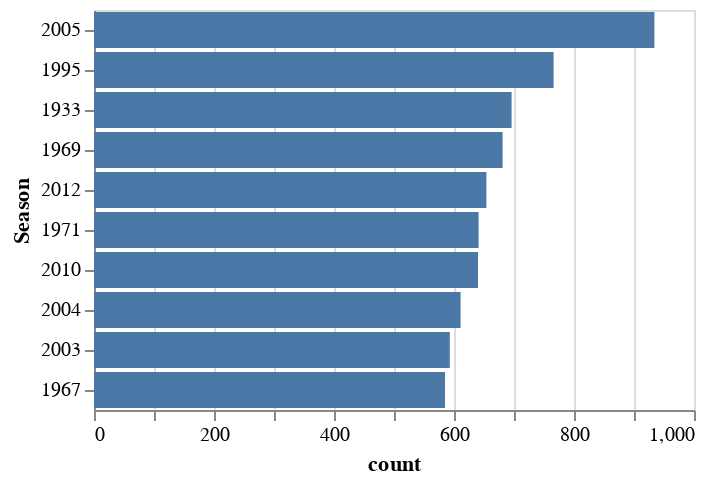

Source (notebook cell):
### Markdown cell above
## Top 10 sorted number of records per season

### Code cell
alt.Chart(tracts[['Season']]).mark_bar().encode(
    y=alt.Y('Season:O').sort('-x'),
    x='count:Q'
).transform_aggregate(
    count='count()',
    groupby=['Season']
).transform_window(
    rank='rank(count)',
    sort=[alt.SortField('count', order='descending')]
).transform_filter(
    datum.rank <= 10
)

### Figure 1 — Vega specification as saved in the notebook (floating-point values rounded to 4 significant figures)
{"$schema": "https://vega.github.io/schema/vega/v5.json", "data": [{"name": "source_0"}, {"name": "data_0", "values": [{"Season": "1933", "count": 696, "count_end": 696.0, "count_start": 0.0}, {"Season": "1967", "count": 585, "count_end": 585.0, "count_start": 0.0}, {"Season": "1969", "count": 681, "count_end": 681.0, "count_start": 0.0}, {"Season": "1971", "count": 641, "count_end": 641.0, "count_start": 0.0}, {"Season": "1995", "count": 766, "count_end": 766.0, "count_start": 0.0}, {"Season": "2003", "count": 593, "count_end": 593.0, "count_start": 0.0}, {"Season": "2004", "count": 611, "count_end": 611.0, "count_start": 0.0}, {"Season": "2005", "count": 934, "count_end": 934.0, "count_start": 0.0}, {"Season": "2010", "count": 640, "count_end": 640.0, "count_start": 0.0}, {"Season": "2012", "count": 654, "count_end": 654.0, "count_start": 0.0}]}, {"name": "source_0_y_domain_Season", "values": [{"Season": "1933", "sort_field": 696}, {"Season": "1967", "sort_field": 585}, {"Season": "1969", "sort_field": 681}, {"Season": "1971", "sort_field": 641}, {"Season": "1995", "sort_field": 766}, {"Season": "2003", "sort_field": 593}, {"Season": "2004", "sort_field": 611}, {"Season": "2005", "sort_field": 934}, {"Season": "2010", "sort_field": 640}, {"Season": "2012", "sort_field": 654}]}], "signals": [{"name": "y_step", "value": 20}, {"name": "height", "update": "bandspace(domain('y').length, 0.1, 0.05) * y_step"}], "marks": [{"type": "rect", "name": "marks", "from": {"data": "data_0"}, "encode": {"update": {"x": {"field": "count_end", "scale": "x"}, "description": {"signal": "\"count: \" + (format(datum[\"count\"], \"\")) + \"; Season: \" + (isValid(datum[\"Season\"]) ? datum[\"Season\"] : \"\"+datum[\"Season\"])"}, "fill": {"value": "#4c78a8"}, "ariaRoleDescription": {"value": "bar"}, "x2": {"field": "count_start", "scale": "x"}, "y": {"field": "Season", "scale": "y"}, "height": {"signal": "max(0.25, bandwidth('y'))"}}}, "style": ["bar"]}], "scales": [{"name": "x", "type": "linear", "domain": {"fields": ["count_start", "count_end"], "data": "data_0"}, "range": [0, {"signal": "width"}], "nice": true, "zero": true}, {"name": "y", "type": "band", "domain": {"data": "source_0_y_domain_Season", "field": "Season", "sort": {"op": "max", "field": "sort_field", "order": "descending"}}, "range": {"step": {"signal": "y_step"}}, "paddingInner": 0.1, "paddingOuter": 0.05}], "axes": [{"scale": "x", "orient": "bottom", "maxExtent": 0, "ticks": false, "aria": false, "minExtent": 0, "labels": false, "grid": true, "gridScale": "y", "domain": false, "zindex": 0, "tickCount": {"signal": "ceil(width/40)"}}, {"scale": "x", "zindex": 0, "labelFlush": true, "title": "count", "orient": "bottom", "labelOverlap": true, "tickCount": {"signal": "ceil(width/40)"}, "grid": false}, {"scale": "y", "orient": "left", "grid": false, "title": "Season", "zindex": 0}], "padding": 5, "background": "white", "style": "cell", "width": 300}
